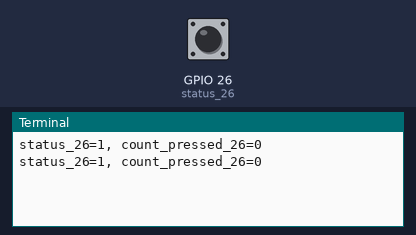
The program below on a simulated Raspberry Pi (BCM pin numbers). On the bench: the last lines printed to the terminal. The test bench sets the inputs (shaded band); at power-on: GPIO 26 (status_26) HIGH. The run ends when the program shuts the computer down. At 16.0 s the program puts the board to deep sleep or switches it off; the recording ends there.

Above: at 1.2 s.
1.3 s: GPIO 26 (status_26) pulled LOW for 1.2 s
At 2.7 s:
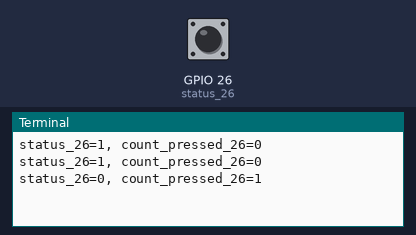
4.0 s: GPIO 26 (status_26) pulled LOW for 1.2 s
At 5.8 s:
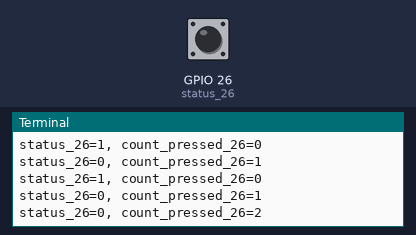
6.7 s: GPIO 26 (status_26) pulled LOW for 3.2 s
At 9.8 s:
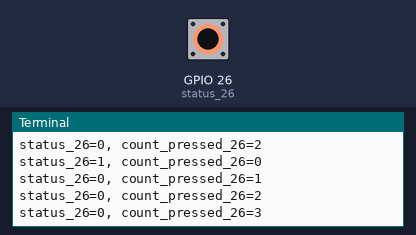
11.4 s: GPIO 26 (status_26) driven LOW
At 15.8 s:
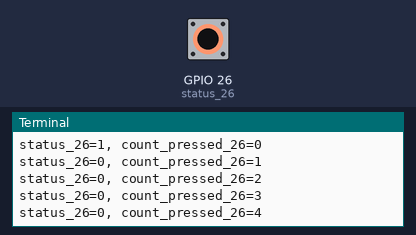
Timing chart, 0 to 16.0 s (numbered marks = the images above; inputs shaded):
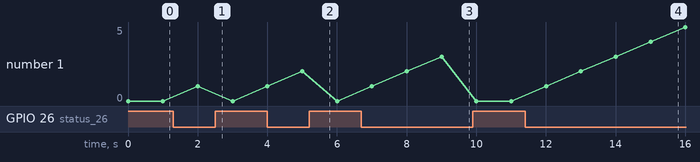

The program:

power-off-switch.py
```python
import RPi.GPIO as GPIO
import time
import os
#
GPIO.setmode(GPIO.BCM)
GPIO.setup(26,GPIO.IN,pull_up_down=GPIO.PUD_UP)

status_26 = 1
count_pressed_26 = 0

try:

  while True:
    status_26 = GPIO.input(26)

    if (status_26):
      count_pressed_26 = 0
    else:
      count_pressed_26 += 1

    print('status_26={}, count_pressed_26={}'.format(status_26, count_pressed_26))

    if(5 <= count_pressed_26):
      os.system("sudo shutdown -h now")
      #print("sudo shutdown -h now")
      break

    time.sleep(1.0)

except KeyboardInterrupt:
  GPIO.cleanup()

GPIO.cleanup()
```

Measured:
- after the input at 1.3 s, the terminal: prints a new line after 0.70 s (image 1)
- after the input at 4.0 s, the terminal: prints a new line after 1.0 s (image 2)
- after the input at 6.7 s, the terminal: prints a new line after 2.3 s (image 3)
- after the input at 11.4 s, the terminal: prints a new line after 0.60 s (image 4)
- plotted number 1: 0 → 5 after the input at 11.4 s
